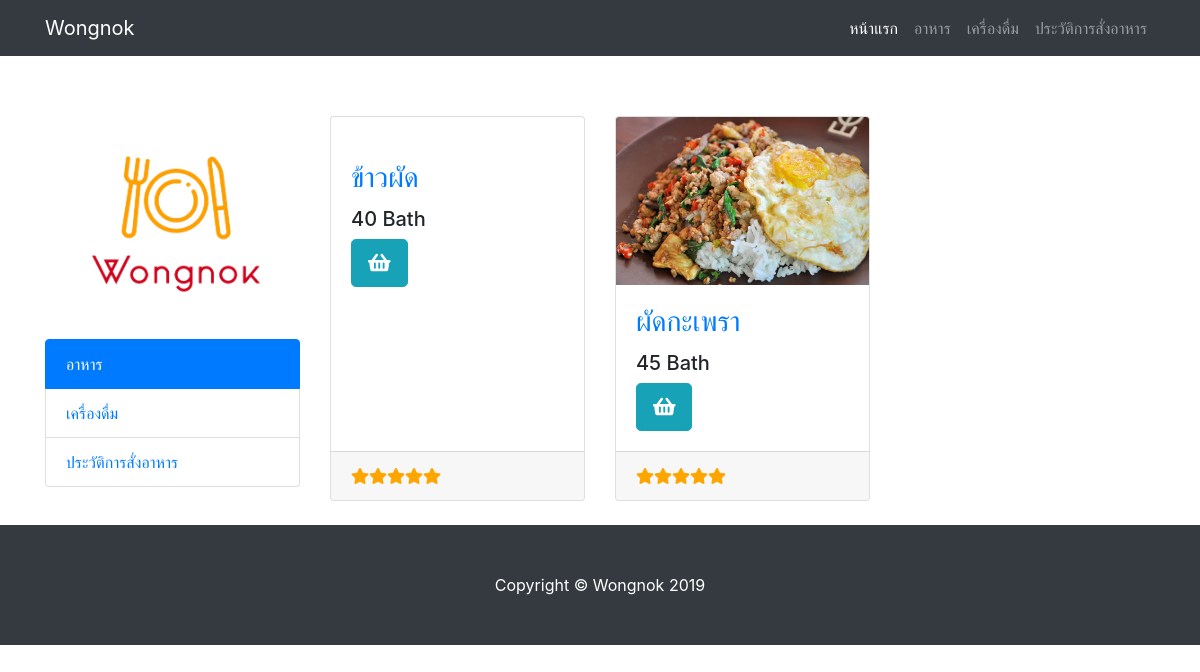
Before: /index.php/welcome/food with the older database file.
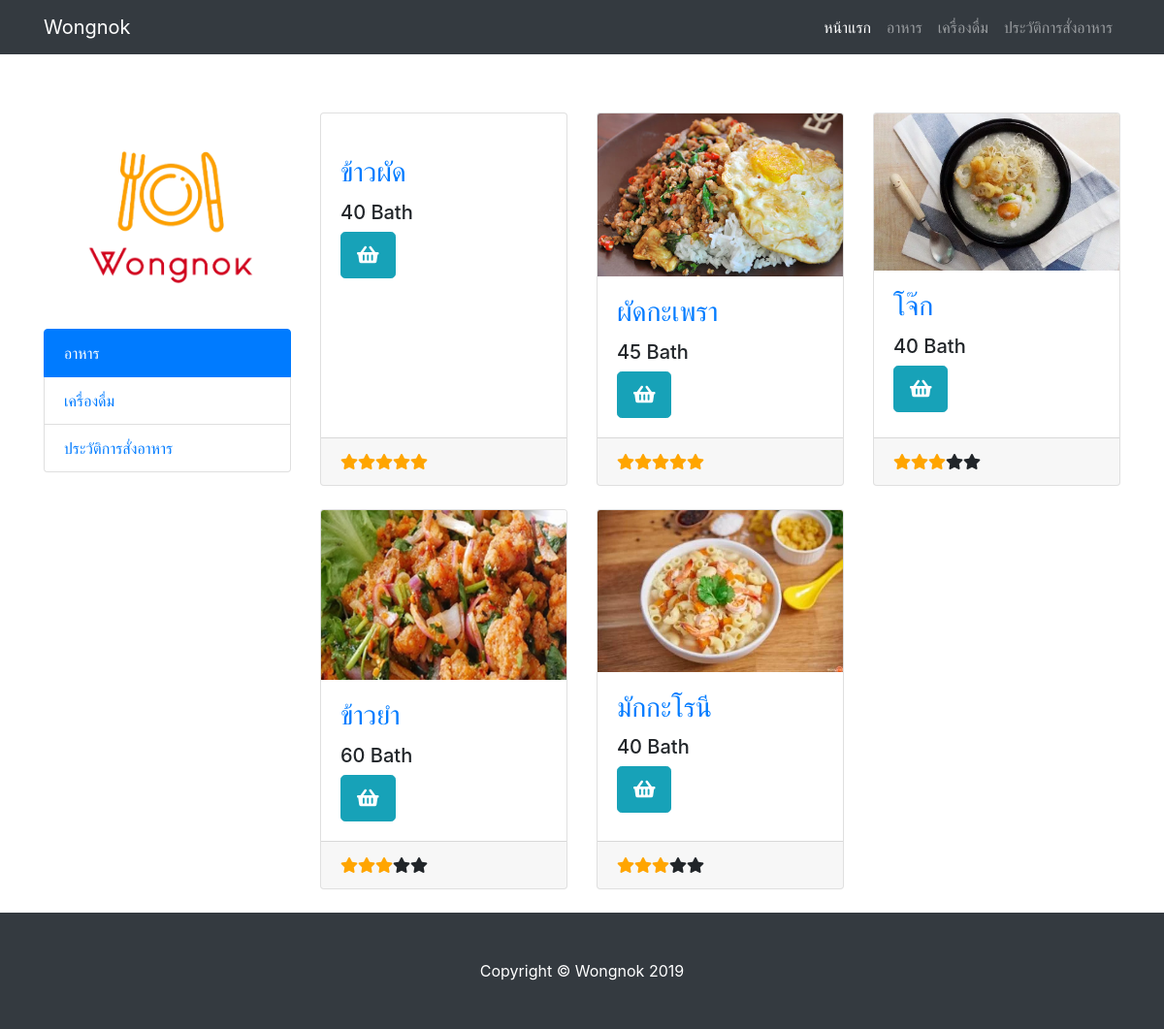
After: the same page with the newer database file.
### tables this page shows
CREATE TABLE `food` (
  `foodid` int(11) NOT NULL,
  `foodname` varchar(255) NOT NULL,
  `price` varchar(255) NOT NULL,
  `pic` varchar(255) NOT NULL,
  `discription` varchar(255) NOT NULL,
  `rating` int(11) NOT NULL
);

### application/controllers/Welcome.php (called while the page is built, shortened)
<?php
class Welcome extends CI_Controller {
	public function food()
	{
		$this->load->model('FoodModel');
		$food = $this->FoodModel->getfood();
		$data['food'] = $food;
		$this->load->view('header');
		$this->load->view('navbar');
		$this->load->view('food', $data);
		$this->load->view('footer');
	}
}

### index.php (called while the page is built, shortened)
<?php
require_once BASEPATH.'core/CodeIgniter.php';

### application/models/FoodModel.php (called while the page is built, shortened)
<?php
class FoodModel extends CI_Model
{
    public function getfood()
    {
        $sql = "SELECT * FROM food";
		$query = $this->db->query($sql);
		return $query;
		}
}

### application/views/food.php (the view)
<body>
<div class="container" style="padding-top:5%">
  <div class="row">
    <div class="col-lg-3">
      <h1 class="my-4"><img class='illustration' src="<?php echo base_url() ?>assets/img/logos.png" alt="" ></h1>
      <div class="list-group">
        <a href="<?php echo base_url() ?>welcome/food" class="list-group-item active">อาหาร</a>
        <a href="<?php echo base_url() ?>welcome/drink" class="list-group-item">เครื่องดื่ม</a>
        <a href="<?php echo base_url() ?>welcome/order" class="list-group-item">ประวัติการสั่งอาหาร</a>
      </div>
    </div>
    <div class="col-lg-9">
      <div class="row">
        <?php
          foreach ($food->result() as $row) {
            ?>
            <div class="col-lg-4 col-md-6 mb-4">
            <div class="card h-100">
              <a href=""><img class="card-img-top" src="<?php echo base_url() ?>assets/img/<?php echo $row->pic ?>" alt=""></a>
              <div class="card-body">
                <h3 class="card-title">
                  <a href="#"><?php echo $row->foodname ?></a>
                </h3>
                <h5><?php echo $row->price ?> Bath</h5>
                <p class="card-text">
                  <button class="btn btn-info btn-lg" onclick="conferm()">
                    <span class="right txt"><i class="fa fa-shopping-basket"></i></span>
                  </button>
                </p>
              </div>
              <div class="card-footer">
                <?php
                  $i = 0;
                  for($i;$i<$row->rating;$i++){
                    echo '<span class="fa fa-star checked"></span>';
                  }
                  while($i != 5){
                    echo '<span class="fa fa-star"></span>';
                    $i++;
                  }
                ?>
              </div>
            </div>
          </div>
          <?php
          }
        ?>
      </div>
    </div>
  </div>
</div>

Changed rows visible on the page:
added food: pic (picture), foodname "โจ๊ก", price "40", rating 3 (drawn)
added food: pic (picture), foodname "ข้าวยำ", price "60", rating 3 (drawn)
added food: pic (picture), foodname "มักกะโรนี", price "40", rating 3 (drawn)
